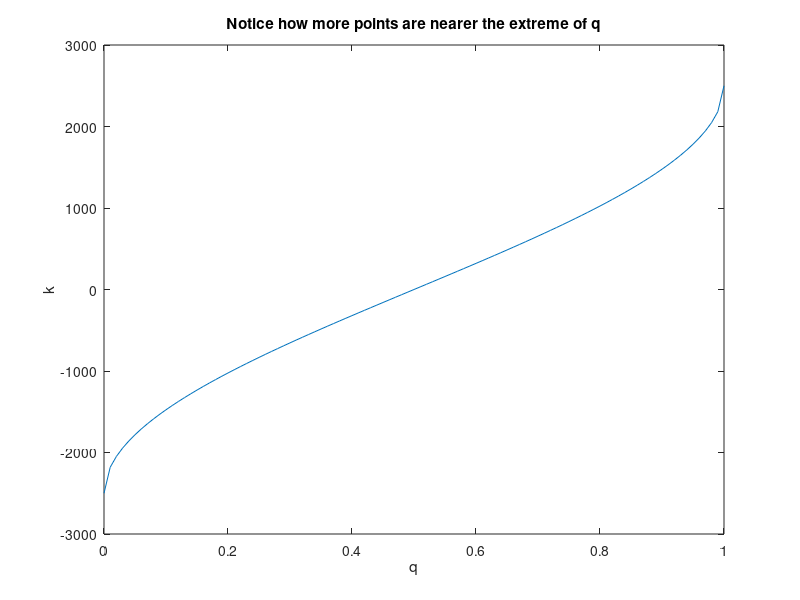

MATLAB code for this plot: (Note: this script raises an error after producing the figure.)
% Use t-digest to combine two distributions and then calculate the quantiles.

% To make sure we get the same results as in paper we need to set the seed
% for the random number generator
rng(1)

%% This first part is just looking at the scaling function
% You can change delta, and change which scaling function is being use, to
% see how this places the quantiles of the t-Digest.
delta=10^4;

k0=@(q,delta) (delta/2)*q;
k1=@(q,delta) (delta/(2*pi))*asin(2*q-1);
k2=@(q,delta) (delta/(4*log(n/delta)+24))*log(q/(1-q));
k3=@(q,delta) (delta/(4*log(n/delta)+24))*(log(2*q)*(q<=0.5)-log(2*(1-q))*(q>0.5));
% Choose which k-scaling function to use
kfn=@(q,delta) k1(q,delta);

k0inv=@(k,delta) k*2/delta;
k1inv=@(k,delta) (sin(k/(delta/(2*pi)))+1)/2;
% k2inv=@(k,delta) 
% k3inv=@(k,delta) 
% Also need the inverse fn of k
kinvfn=@(k,delta) k1inv(k,delta);

qgrid=0:0.01:1;

kgrid=kfn(qgrid,delta);

qgridagain=kinvfn(kgrid,delta);

max(abs(qgrid-qgridagain)) % Check: This will be zero if I define the inverse functions correctly

% Note to self: following looks correct
figure(1)
plot(qgrid,kgrid)
ylabel('k')
xlabel('q')
title('Notice how more points are nearer the extreme of q')
% If you use other scaling functions k2 or k3 there will be even more points will be near extremes.

% Take a look at which percentiles will make up the digest
q=0;
qlimit=kinvfn(kfn(q,delta)+1,delta);
qlimitvec=[];
while qlimit<1
    qlimitvec=[qlimitvec,qlimit];
    qlimit=kinvfn(kfn(qlimit,delta)+1,delta);
end
qlimitvec
% delta=10:    length(qlimitvec) is 4
% delta=100:   length(qlimitvec) is 49
% delta=1000:  length(qlimitvec) is 499
% delta=10000: length(qlimitvec) is 4999
% Actually limit(qlimitvec) gets determined in practice by both delta and
% the dataset itself. It is often roughly this length, but can be slightly more.

%% Create first distribution: 10^6 observations of a Uniform[0,10] variable
% Distribution is a collection of grid points and their associated weights
evalgrid1=10*rand(10^6,1);
weights1=ones(length(evalgrid1),1)/length(evalgrid1);
weights1=weights1/sum(weights1); % Normalize mass to one

mean1=sum(evalgrid1.*weights1);

[sortevalgrid1,sortIndex]=sort(evalgrid1);
sortweights1=weights1(sortIndex);

mean2=sum(sortevalgrid1.*sortweights1);
% mean1 and mean2 return same, so sort is implemented correctly

% Calculate the median directly from the distribution
temp=cumsum(sortweights1);
[~,medianindex]=min(abs(temp-0.5));
temp(medianindex); % This should be roughly 0.5
medianvalue_1=sortevalgrid1(medianindex);
% Now the 99th percentile direct from the distribution
[~,index]=min(abs(temp-0.99));
temp(index); % This should be roughly 0.99
percentile99_1=sortevalgrid1(index);

%% Create second distribution: 10^5 observations of a Uniform[0,5] variable

% Distribution is a collection of grid points and their associated weights
evalgrid2=5*rand(10^5,1);
weights2=rand(length(evalgrid2),1);
weights2=weights2/sum(weights2); % Normalize mass to one

[sortevalgrid2,sortIndex2]=sort(evalgrid2);
sortweights2=weights2(sortIndex2);

% First, calculate the median directly from the distribution
temp=cumsum(sortweights2);
[~,medianindex]=min(abs(temp-0.5));
temp(medianindex); % This should be roughly 0.5
medianvalue_2=sortevalgrid2(medianindex);
% Now the 99th percentile direct from the distribution
[~,index]=min(abs(temp-0.99));
temp(index); % This should be roughly 0.99
percentile99_2=sortevalgrid2(index);

%% Do a full merge and calculate the percentiles of this

% To merge, we first need to give the relative weights of the two distributions
relativeweights=[0.6,0.4];

evalgridmerge=[evalgrid1;evalgrid2];
weightmerge=[relativeweights(1)*weights1;relativeweights(2)*weights2];

[sortevalgridmerge,sortIndexMerge]=sort(evalgridmerge);
sortweightsmerge=weightmerge(sortIndexMerge);

% First, calculate the median directly from the distribution
temp=cumsum(sortweightsmerge);
[~,medianindex]=min(abs(temp-0.5));
temp(medianindex); % This should be roughly 0.5
medianvalue_merge=sortevalgridmerge(medianindex);
% Now the 99th percentile direct from the distribution
[~,index]=min(abs(temp-0.99));
temp(index); % This should be roughly 0.99
percentile99_merge=sortevalgridmerge(index);


%% Now use t-Digests to estimate the median and 99th percentile of each of the two distributions, and of the merged distribution
delta=10000;

[C1,digestweights1,qlimitvec1]=createDigest(evalgrid1, weights1,delta);

[C2,digestweights2,qlimitvec2]=createDigest(evalgrid2, weights2,delta);

results1=interp1(qlimitvec1,C1,[0.5,0.99]);
results2=interp1(qlimitvec2,C2,[0.5,0.99]);


fprintf('For first distribution \n')
fprintf('Precise calculation gives median=%8.4f and 99th percentile=%8.4f \n',medianvalue_1,percentile99_1)
fprintf('Digest calculation gives median=%8.4f and 99th percentile=%8.4f \n',results1)

fprintf('For second distribution \n')
fprintf('Precise calculation gives median=%8.4f and 99th percentile=%8.4f \n',medianvalue_2,percentile99_2)
fprintf('Digest calculation gives median=%8.4f and 99th percentile=%8.4f \n',results2)


% relativeweights=[0.4,0.6]; % is defined above

Cmerge=[C1;C2];
digestweightsmerge=[relativeweights(1)*digestweights1;relativeweights(2)*digestweights2];

[C,digestweights,qlimitvec]=mergeDigest(Cmerge, digestweightsmerge, delta);

results_merge=interp1(qlimitvec,C,[0.5,0.99]);

quantiles=[0.5,0.99];

% How to do quantile cutoffs and quantile means.
quantilecutoffs=interp1(qlimitvec,C,quantiles);
quantilemeans=zeros(length(quantilecutoffs)+1,1);
Ctimesdisgestweights=C.*digestweights;
quantilemeans(1)=sum(Ctimesdisgestweights(qlimitvec<quantiles(1)))/sum(digestweights(qlimitvec<quantiles(1)));
for qq=2:length(quantilecutoffs)
    quantilemeans(qq)=sum(Ctimesdisgestweights(logical((qlimitvec>quantiles(qq-1)).*(qlimitvec<quantiles(qq)))))/sum(digestweights(logical((qlimitvec>quantiles(qq-1)).*(qlimitvec<quantiles(qq)))));
end
quantilemeans(end)=sum(Ctimesdisgestweights(qlimitvec>quantiles(end)))/sum(digestweights(qlimitvec>quantiles(end)));

fprintf('For merge of two distributions \n')
fprintf('Precise calculation gives median=%8.4f and 99th percentile=%8.4f \n',medianvalue_merge,percentile99_merge)
fprintf('Digest calculation gives median=%8.4f and 99th percentile=%8.4f \n',results_merge)

%% Add a third distribution
% Distribution is a collection of grid points and their associated weights
evalgrid3=3*randn(10^6,1);
weights3=ones(length(evalgrid3),1)/length(evalgrid3);
weights3=weights3/sum(weights3); % Normalize mass to one

[sortevalgrid3,sortIndex3]=sort(evalgrid3);
sortweights3=weights3(sortIndex3);

[C3,digestweights3,qlimitvec3]=createDigest(evalgrid3, weights3,delta);

results3=interp1(qlimitvec3,C3,[0.5,0.99]);

% First, calculate the median directly from the distribution
temp=cumsum(sortweights3);
[~,medianindex]=min(abs(temp-0.5));
temp(medianindex); % This should be roughly 0.5
medianvalue_3=sortevalgrid3(medianindex);
% Now the 99th percentile direct from the distribution
[~,index]=min(abs(temp-0.99));
temp(index); % This should be roughly 0.99
percentile99_3=sortevalgrid3(index);

fprintf('For third distribution \n')
fprintf('Precise calculation gives median=%8.4f and 99th percentile=%8.4f \n',medianvalue_3,percentile99_3)
fprintf('Digest calculation gives median=%8.4f and 99th percentile=%8.4f \n',results3)

%% Merge all three distribitons
relativeweights=[0.4,0.3,0.3];

Cmerge=[C1;C2;C3];
digestweightsmerge=[relativeweights(1)*digestweights1;relativeweights(2)*digestweights2;relativeweights(3)*digestweights3];

[C,digestweights,qlimitvec]=mergeDigest(Cmerge, digestweightsmerge, delta);

results=interp1(qlimitvec,C,[0.5,0.99]);

% Do a full merge and calculate the percentiles of this
% To merge, we first need to give the relative weights of the two distributions

evalgridmerge=[evalgrid1;evalgrid2;evalgrid3];
weightmerge=[relativeweights(1)*weights1;relativeweights(2)*weights2;relativeweights(3)*weights3];

[sortevalgridmerge,sortIndexMerge]=sort(evalgridmerge);
sortweightsmerge=weightmerge(sortIndexMerge);

% First, calculate the median directly from the distribution
temp=cumsum(sortweightsmerge);
[~,medianindex]=min(abs(temp-0.5));
temp(medianindex); % This should be roughly 0.5
medianvalue=sortevalgridmerge(medianindex);
% Now the 99th percentile direct from the distribution
[~,index]=min(abs(temp-0.99));
temp(index); % This should be roughly 0.99
percentile99=sortevalgridmerge(index);

fprintf('For merge of three distribitons \n')
fprintf('Precise calculation gives median=%8.4f and 99th percentile=%8.4f \n',medianvalue,percentile99)
fprintf('Digest calculation gives median=%8.4f and 99th percentile=%8.4f \n',results)





%% Just try out a very different kind of distribution: 0.3 with value 4, 0.2 with value 5, 0.5 with value 7
evalgrid4=[4*ones(3*10^5,1);5*ones(2*10^5,1);7*ones(5*10^5,1)];
% Distribution is a collection of grid points and their associated weights
weights4=ones(length(evalgrid4),1)/length(evalgrid4);
weights4=weights4/sum(weights4); % Normalize mass to one

mean4=sum(evalgrid4.*weights4); % Is correct: 0.3*4+0.2*5+0.5*7=5.7

[sortevalgrid4,sortIndex]=sort(evalgrid4); % Note the sort steps are redundant, but I will do them anyway
sortweights4=weights4(sortIndex);

mean4=sum(sortevalgrid4.*sortweights4);
% mean1 and mean2 return same, so sort is implemented correctly

% Calculate the 29.9 percentile directly from the distribution
temp=cumsum(sortweights4);
[~,p299index]=min(abs(temp-0.299));
temp(p299index); % This should be roughly 0.299
p299=sortevalgrid4(p299index);
% Calculate the 30.1 percentile directly from the distribution
temp=cumsum(sortweights4);
[~,p301index]=min(abs(temp-0.301));
temp(p301index); % This should be roughly 0.301
p301=sortevalgrid4(p301index);
% Calculate the 49.9 percentile directly from the distribution
temp=cumsum(sortweights4);
[~,p499index]=min(abs(temp-0.499));
temp(p499index); % This should be roughly 0.499
p499=sortevalgrid4(p499index);
% Calculate the 50.1 percentile directly from the distribution
temp=cumsum(sortweights4);
[~,p501index]=min(abs(temp-0.501));
temp(p501index); % This should be roughly 0.501
p501=sortevalgrid4(p501index);

% Now use the digest
[C4,digestweights4,qlimitvec4]=createDigest(evalgrid4, weights4,delta);

results4=interp1(qlimitvec4,C4,[0.299,0.301,0.499,0.501]);


fprintf('For fourth distribution \n')
fprintf('Precise calculation gives percentiles: 29.9th=%8.4f, 30.1th=%8.4f, 49.9th=%8.4f, 50.1th=%8.4f \n',p299,p301,p499,p501)
fprintf('Digest calculation gives percentiles: 29.9th=%8.4f, 30.1th=%8.4f, 49.9th=%8.4f, 50.1th=%8.4f \n',results4)


